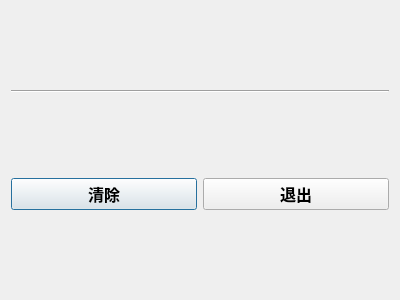
<?xml version="1.0" encoding="UTF-8"?>
<ui version="4.0">
 <class>NumberChoiceDialog</class>
 <widget class="QDialog" name="NumberChoiceDialog">
  <property name="geometry">
   <rect>
    <x>0</x>
    <y>0</y>
    <width>400</width>
    <height>300</height>
   </rect>
  </property>
  <property name="sizePolicy">
   <sizepolicy hsizetype="Minimum" vsizetype="Minimum">
    <horstretch>0</horstretch>
    <verstretch>0</verstretch>
   </sizepolicy>
  </property>
  <property name="acceptDrops">
   <bool>true</bool>
  </property>
  <property name="windowTitle">
   <string>NumberChoiceDialog</string>
  </property>
  <property name="styleSheet">
   <string notr="true"/>
  </property>
  <layout class="QGridLayout" name="gridLayout_2" rowstretch="1,0,0" rowminimumheight="0,0,0">
   <item row="2" column="0">
    <layout class="QHBoxLayout" name="horizontalLayout">
     <item>
      <widget class="QPushButton" name="btnClear">
       <property name="font">
        <font>
         <pointsize>12</pointsize>
         <bold>true</bold>
        </font>
       </property>
       <property name="text">
        <string>清除</string>
       </property>
      </widget>
     </item>
     <item>
      <widget class="QPushButton" name="btnHide">
       <property name="sizePolicy">
        <sizepolicy hsizetype="Minimum" vsizetype="Fixed">
         <horstretch>0</horstretch>
         <verstretch>0</verstretch>
        </sizepolicy>
       </property>
       <property name="font">
        <font>
         <pointsize>12</pointsize>
         <bold>true</bold>
        </font>
       </property>
       <property name="styleSheet">
        <string notr="true"/>
       </property>
       <property name="text">
        <string>退出</string>
       </property>
      </widget>
     </item>
    </layout>
   </item>
   <item row="0" column="0">
    <layout class="QGridLayout" name="gridLayout"/>
   </item>
   <item row="1" column="0">
    <widget class="Line" name="line">
     <property name="orientation">
      <enum>Qt::Horizontal</enum>
     </property>
    </widget>
   </item>
  </layout>
 </widget>
 <resources/>
 <connections/>
</ui>
